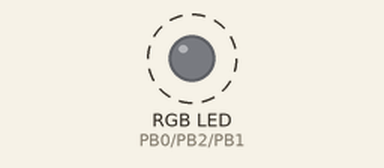
Recording of a sketch running on a simulated ATtiny85, built with avr-gcc and run on an emulated ATtiny85. Parts: an RGB LED mixed from three pins (HIGH = lit). Dashed ring = blinking.

Above: at 0.05 s.
Timing chart, 0 to 3.0 s (numbered marks = the images above):
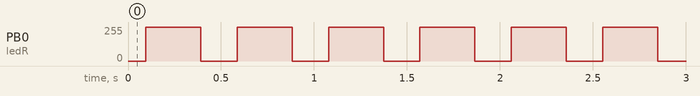

The sketch:

wf_jewellery.ino
```cpp
/*
  WF Jewellery

 Concept jewellery for Wearables Futures. Designed by Stephanie
 Posavec, technology by Becky Stewart.

 Colour A: Personal: Red/Orange
 Colour B: Shared: Blue/Purple
 Colour C: Remembrance: Green/Turquoise

 ATtiny45 (internal 8Mz)
 RGB LED with common cathode
 */

int ledR = 0;
int ledG = 2;
int ledB = 1;

int personal[] = {
  255, 120, 0};

int shared[] = {
  91, 0, 255 };

int remembrance[] = {
  89, 233, 176
};

// the setup routine runs once when you press reset:
void setup()  {
  // declare pins for LED to be outputs:
  pinMode(ledR, OUTPUT);
  pinMode(ledG, OUTPUT);
  pinMode(ledB, OUTPUT);
}

// the loop routine runs over and over again forever:
void loop()  {
  //00:10 personal, speed 5
  fade( personal, 5, 10000 );

  // 00:15 pause
  delay( 15000 );

  // 00:25 personal, speed 2
  fade( personal, 2, 25000 );

  // 00:20 pause
  delay( 20000 );

  // 00:20 shared, speed 4
  fade( shared, 4, 20000 );

  // 00:10 pause
  delay( 10000 );

  // 00:15 personal, speed 1
  fade( personal, 1, 15000 );

  // 00:10 pause
  delay( 10000 );

  // 00:20 remembrance, speed 3
  fade( remembrance, 3, 20000 );

  // 00:15 pause
  delay( 15000 );

}

// blink at given colour (int []), speed and duration (ms)
void blink(int* c, int sp, int duration) {
  int i;
  // calculate speed of blinking
  int pause = (6-sp) * 200;
  // calculate how many repetitions for given duration
  int reps = duration/(pause*2);

  for( i=0; i<reps; i++) {
    analogWrite( ledR, c[0] );
    analogWrite( ledG, c[1] );
    analogWrite( ledB, c[2] );

    delay( pause );

    analogWrite( ledR, 0 );
    analogWrite( ledG, 0 );
    analogWrite( ledB, 0 );
    delay( pause );
  }
}

// fade on and off
// at given colour (int []), speed and duration (ms)
void fade(int* c, int sp, int duration) {
  int i, j;
  // calculate speed of blinking
  int pause = (6-sp) * 200;
  // calculate how many repetitions for given duration
  int reps = duration/(pause*2);

  for( i=0; i<reps; i++) {
    for( j=0; j<255; j++) {
      int r = map( j, 0, 255, 0, c[0] );
      int g = map( j, 0, 255, 0, c[1] );
      int b = map( j, 0, 255, 0, c[2] );

      analogWrite( ledR, r );
      analogWrite( ledG, g );
      analogWrite( ledB, b );
    }
    delay( pause );
    for( j=255; j>0; j--) {
      int r = map( j, 0, 255, 0, c[0] );
      int g = map( j, 0, 255, 0, c[1] );
      int b = map( j, 0, 255, 0, c[2] );

      analogWrite( ledR, r );
      analogWrite( ledG, g );
      analogWrite( ledB, b );
    }
    analogWrite( ledR, 0 );
    analogWrite( ledG, 0 );
    analogWrite( ledB, 0 );
    delay( pause/2 );
  }
}
```

Measured:
- by itself, PB0 (ledR): alternates 254/255 for 0.30 s and 0/255 for 0.20 s
